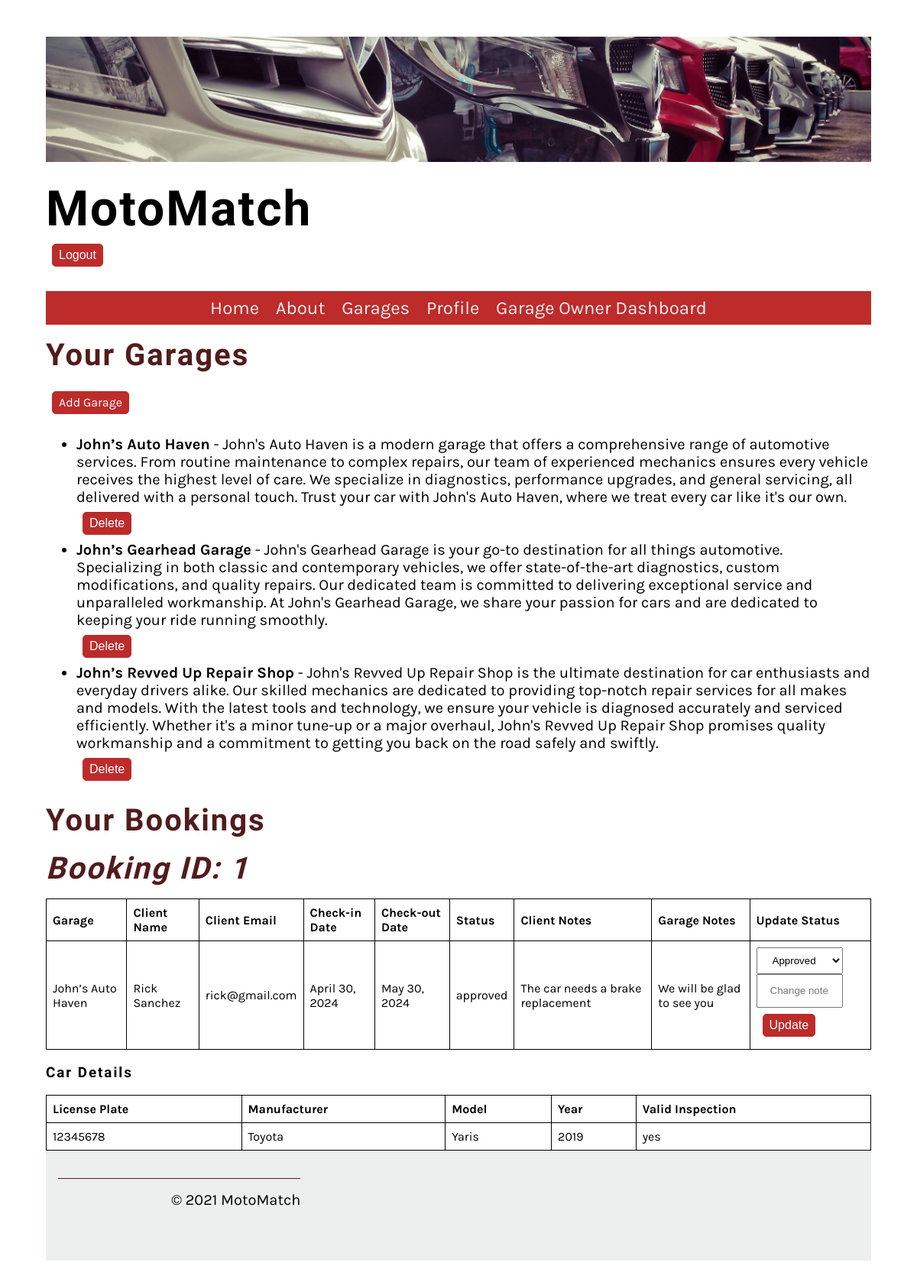
/service_provider/dashboard/ (signed in), run on the app's committed database.
### Website/models.py (models this page shows, shortened)
class Service(models.Model):
    user = models.ForeignKey(User, on_delete=models.CASCADE)
    name = models.CharField(max_length=255)
    description = models.TextField()
    location = models.CharField(max_length=255)
    contact_details = models.CharField(max_length=255)
    available_spaces = models.PositiveIntegerField()
    image = models.ImageField(upload_to='service_images', default='service_images/default.jpg')

class Booking(models.Model):
    STATUS_CHOICES = [
        ('pending', 'Pending'),
        ('approved', 'Approved'),
        ('declined', 'Declined'),
    ]
    user = models.ForeignKey(User, on_delete=models.CASCADE)
    service = models.ForeignKey(Service,  on_delete=models.SET_NULL, null=True)
    check_in_date = models.DateField()
    check_out_date = models.DateField()
    status = models.CharField(max_length=10, choices=STATUS_CHOICES, default='pending')
    service_provider_notes = models.TextField(blank=True, null=True)
    client_notes = models.TextField(blank=True, null=True)
    service_item = models.ForeignKey(ServiceItem, on_delete=models.SET_NULL, null=True)

class ServiceItem(models.Model):
    identifier = models.CharField(primary_key=True, max_length=50, unique=True, verbose_name="identifier")
    owner = models.ForeignKey(User, on_delete=models.CASCADE, verbose_name="Owner")
    description = models.CharField(max_length=20, verbose_name="item's name")
    field_1 = models.CharField(max_length=80, verbose_name="field 1")
    field_2 = models.IntegerField(verbose_name="field 2")
    FIELD_3_CHOICES = [
        ('yes', 'Yes'),
        ('no', 'No')
    ]
    field_3 = models.CharField(max_length=3, choices=FIELD_3_CHOICES, verbose_name="field 3", help_text="User type selection (yes/no)")

### Website/views.py (the view)
# urls.py: path('service_provider/dashboard/', service_provider_dashboard_view, name='service_provider_dashboard'),
@login_required
def service_provider_dashboard_view(request):
    user = request.user
    services = Service.objects.filter(user=user)
    bookings = Booking.objects.filter(service__in=services)
    context = {'services': services, 'bookings': bookings}
    return render(request, 'service_provider_dashboard.html', context)

### Website/templatetags/custom_filters.py (called while the page is built)
@register.filter
def has_group(user, group_name):
    return user.groups.filter(name=group_name).exists()

### Website/templates/service_provider_dashboard.html (shortened to what this page needs)
{% extends 'base.html' %}
{% block content %}
  <h2>Your Garages</h2>
  <a href="{% url 'add_service' %}" class = "small_button">Add Garage</a>
  {% if services %}
    <ul>
      {% for service in services %}
        <li><b>{{ service.name }}</b> - {{ service.description }}</li>
        <form method="post" action="{% url 'delete_service' service.id %}">
          <button type="submit" class = "small_button">Delete</button>
        </form>
      {% endfor %}
    </ul>
  {% else %}
    <p>No Garage found.</p>
  {% endif %}
  <h2>Your Bookings</h2>
  {% if bookings %}
    {% for booking in bookings %}
          <h2><i>Booking ID: {{ booking.id }}</i></h2>
          <table>
            <thead>
              <tr>
                <th>Garage</th>
                <th>Client Name</th>
                <th>Client Email</th>
                <th>Check-in Date</th>
                <th>Check-out Date</th>
                <th>Status</th>
                <th>Client Notes</th>
                <th>Garage Notes</th>
                <th>Update Status</th>
              </tr>
            </thead>
            <tbody>
                <tr>
                  <td>{{ booking.service.name }}</td>
                  <td>{{booking.user.first_name}} {{booking.user.last_name}}</td>
                  <td>{{booking.user.email}}</td>
                  <td>{{ booking.check_in_date }}</td>
                  <td>{{ booking.check_out_date }}</td>
                  <td>{{ booking.status }}</td>
                  <td>{{ booking.client_notes }}</td>
                  <td>{{ booking.service_provider_notes}} </td>
                  <td>
                    <form method="post" action="{% url 'update_booking_status' booking.id %}">
                      <select name="status">
                        {% for choice in booking.STATUS_CHOICES %}
                          <option value="{{ choice.0 }}" {% if booking.status == choice.0 %}selected{% endif %}>{{ choice.1 }}</option>
                        {% endfor %}
                      </select>
                      <input type="text" name="service_provider_notes"  placeholder="Change notes...">
                      <button type="submit" class = "small_button">Update</button>
                    </form>
                  </td>
                </tr>
            </tbody>
          </table>
          <h3>Car Details</h3>
          <table>
            <thead>
              <tr>
                <th>License Plate</th>
                <th>Manufacturer</th>
                <th>Model</th>
                <th>Year</th>
                <th>Valid Inspection</th>
              </tr>
            </thead>
            <tbody>
                <tr>
                  <td>{{ booking.service_item.identifier }}</td>
                  <td>{{ booking.service_item.description }}</td>
                  <td>{{ booking.service_item.field_1 }}</td>
                  <td>{{ booking.service_item.field_2 }}</td>
                  <td>{{ booking.service_item.field_3 }}</td>
          </table>
        {% endfor %}
  {% else %}
    <p>No bookings found.</p>
  {% endif %}
{% endblock %}

### Website/static/css/style.css (style rules this page uses)
body { font-family: 'Karla', sans-serif; margin-top: 3rem; margin-bottom: 3rem; margin-left: 5%; margin-right: 5%; }
h1, h2, h3, h4, h5, h6 { font-family: 'Markazi Text', serif; letter-spacing: 2px;; }
h2 { font-size: 2.5rem; color: #521c1c; margin:1rem 0; }
p, ul { font-size: 1.25rem;; }
a { color: #690404; text-decoration: none; }
input, select { width: 80%; display: block; padding: .5rem 1rem; line-height: 1.5rem; box-sizing: border-box; }
.small_button { padding: .25rem .5rem; border: 1px solid #bd2b2b; background-color: #bd2b2b; border-radius: 5px; font-size: 1rem; display: inline-block; color: #fff; line-height: 20px; margin: 0.5rem; }
table { border-collapse: collapse; width: 100%; }
th, td { border: 1px solid black; padding: 8px; text-align: left; }

### data on the page
Service: name "John’s Auto Haven", description "John's Auto Haven is a modern garage that offers a comprehensive range of automotive services. From routine maintenance to complex repairs, our team of experienced mechanics ensures every vehicle receives the highest level of care. We specialize in diagnostics, performance upgrades, and general servicing, all delivered with a personal touch. Trust your car with John's Auto Haven, where we treat every car like it's our own."
Service: name "John’s Gearhead Garage", description "John's Gearhead Garage is your go-to destination for all things automotive. Specializing in both classic and contemporary vehicles, we offer state-of-the-art diagnostics, custom modifications, and quality repairs. Our dedicated team is committed to delivering exceptional service and unparalleled workmanship. At John's Gearhead Garage, we share your passion for cars and are dedicated to keeping your ride running smoothly."
Service: name "John’s Revved Up Repair Shop", description "John's Revved Up Repair Shop is the ultimate destination for car enthusiasts and everyday drivers alike. Our skilled mechanics are dedicated to providing top-notch repair services for all makes and models. With the latest tools and technology, we ensure your vehicle is diagnosed accurately and serviced efficiently. Whether it's a minor tune-up or a major overhaul, John's Revved Up Repair Shop promises quality workmanship and a commitment to getting you back on the road safely and swiftly."
Booking: id "1", service.name "John’s Auto Haven", user.first_name "Rick", user.last_name "Sanchez", user.email "rick@gmail.com", check_in_date "April 30, 2024", check_out_date "May 30, 2024", status "approved", client_notes "The car needs a brake replacement", service_provider_notes "We will be glad to see you", status "Approved", service_item.identifier "12345678", service_item.description "Toyota", service_item.field_1 "Yaris", service_item.field_2 "2019", service_item.field_3 "yes"
